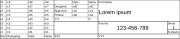

Generate this figure with Python:
import svgwrite

white = svgwrite.rgb(255,255,255)
black = svgwrite.rgb(0,0,0)

thick = 0.35
thin = 0.18

# line height
f = 4.25
# width/height
w = 180
h = 9 * f
# vertical splits
v1 = 54
v2 = 98
v3 = w - 3 * f
# revision table
v_rev = [0, 6, 28, 44]
v_bottom = 4
v_top = 9
v_text = ['Rev','Changelog','Date','Name']
v_id = ['r','rc','rd','rn']
# check table
v_check = [72, 88]
c_text = ['Designed','Approved','Printed']
c_id = ['cd','cn']
# text offsets
ff = 'Arial'
fs = 2.8 # font small
fm = 4.0 # font medium
fl = 5.6 # font large
tx = 0.5
ty = -1.1

dwg = svgwrite.Drawing('titleblock.svg', size=(w, h), profile='tiny')

# main lines
dwg.add(dwg.rect((0,0),(w,h), fill=white, stroke=black, stroke_width=thick))
dwg.add(dwg.line((v1,0),(v1,h), stroke=black, stroke_width=thick))
dwg.add(dwg.line((v2,0),(v2,h), stroke=black, stroke_width=thick))
dwg.add(dwg.line((v1,5*f),(w,5*f), stroke=black, stroke_width=thick))
dwg.add(dwg.line((v1,8*f),(w,8*f), stroke=black, stroke_width=thick))

# revision table
for i in range(1,9):
    dwg.add(dwg.line((0,i*f),(v1,i*f), stroke=black, stroke_width=thin))
for i, v in enumerate(v_rev):
    dwg.add(dwg.line((v,0),(v,h), stroke=black, stroke_width=thin))
    dwg.add(svgwrite.text.Text(v_text[i], (v + tx, 9 * f + ty), font_family=ff,font_size=fs))
    for j in range(1,9):
        dwg.add(svgwrite.text.Text('{}{}'.format(v_id[i], 9-j), (v + tx, j * f + ty), font_family=ff,font_size=fs))
# check table
for i in range(1,5):
    dwg.add(dwg.line((v1,i*f),(v2,i*f), stroke=black, stroke_width=thin))
dwg.add(dwg.line((v_check[0],0),(v_check[0],4*f), stroke=black, stroke_width=thin))
dwg.add(dwg.line((v_check[1],0),(v_check[1],5*f), stroke=black, stroke_width=thin))

# check table
dwg.add(svgwrite.text.Text('Date', (v_check[0] + tx, 1 * f + ty), font_family=ff,font_size=fs))
dwg.add(svgwrite.text.Text('Name', (v_check[1] + tx, 1 * f + ty), font_family=ff,font_size=fs))
for i, v in enumerate(c_text):
    dwg.add(svgwrite.text.Text(v, (v1 + tx, (i+2) * f + ty), font_family=ff,font_size=fs))
    for j in range(0,2):
        dwg.add(svgwrite.text.Text('{}{}'.format(c_id[j],i), (v_check[j] + tx, (i+2) * f + ty), font_family=ff,font_size=fs))
dwg.add(svgwrite.text.Text('???', (v1 + tx, 5 * f + ty), font_family=ff,font_size=fs))
dwg.add(svgwrite.text.Text('!!!', (v_check[1] + tx, 5 * f + ty), font_family=ff,font_size=fs))

# Sheet no.
dwg.add(dwg.line((v3,5*f),(v3,8*f), stroke=black, stroke_width=thick))
dwg.add(dwg.line((v3,7*f),(w,7*f), stroke=black, stroke_width=thick))


# labels
dwg.add(svgwrite.text.Text('Part Name', (v2 + tx, 1 * f + ty), font_family=ff,font_size=fs))
dwg.add(svgwrite.text.Text('', (v2 + 2 * tx, 2 * f + 0 * 5.6), font_family=ff,font_size=fl))
dwg.add(svgwrite.text.Text('Lorem ipsum', (v2 + 2 * tx, 2 * f + 1 * 5.6), font_family=ff,font_size=fl))
dwg.add(svgwrite.text.Text('', (v2 + 2 * tx, 2 * f + 2 * 5.6), font_family=ff,font_size=fl))

dwg.add(svgwrite.text.Text('Part No.', (v2 + tx, 6 * f + ty), font_family=ff,font_size=fs))
dwg.add(svgwrite.text.Text('123-456-789', ((v2+v3)/2, 7 * f), font_family=ff,font_size=fl, text_anchor='middle'))

dwg.add(svgwrite.text.Text('Sheet', (v3 + tx, 6 * f + ty), font_family=ff,font_size=fs))
dwg.add(svgwrite.text.Text('1', ((v3+w)/2, 7 * f + ty), font_family=ff,font_size=fm, text_anchor='middle'))
dwg.add(svgwrite.text.Text('N sheets', (v3 + tx, 8 * f + ty), font_family=ff,font_size=fs))

dwg.add(svgwrite.text.Text('XXX', (v1 + tx, 9 * f + ty), font_family=ff,font_size=fs))
dwg.add(svgwrite.text.Text('YYY', (v2 + tx, 9 * f + ty), font_family=ff,font_size=fs))

dwg.save()
